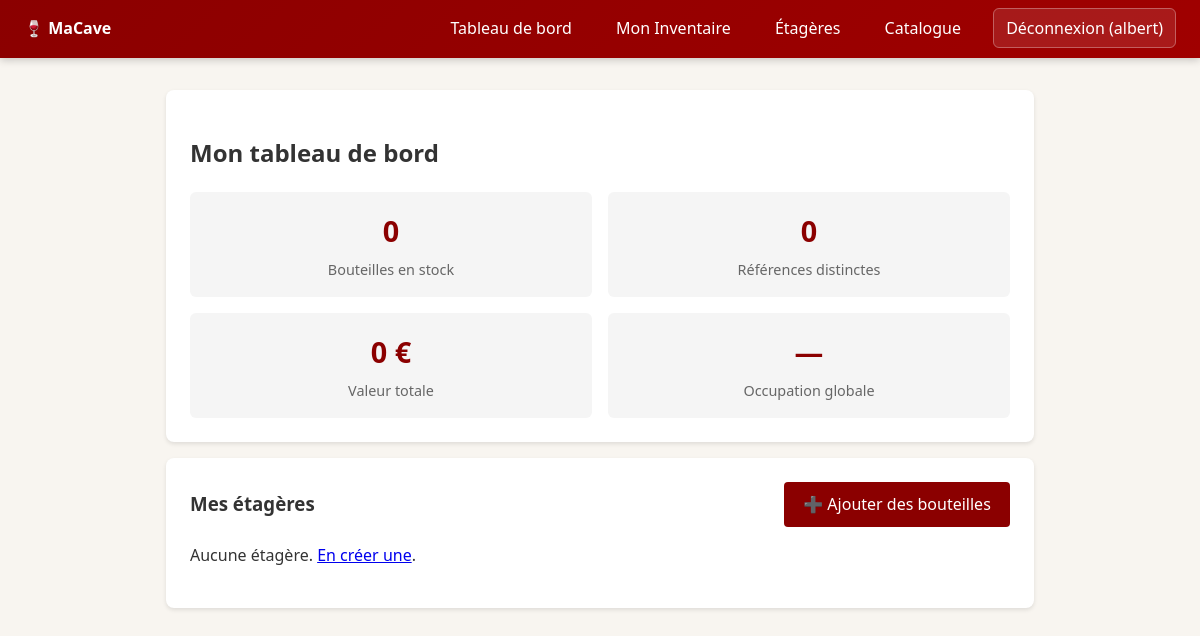
Before: /cave/dashboard (signed in) with the older database file.
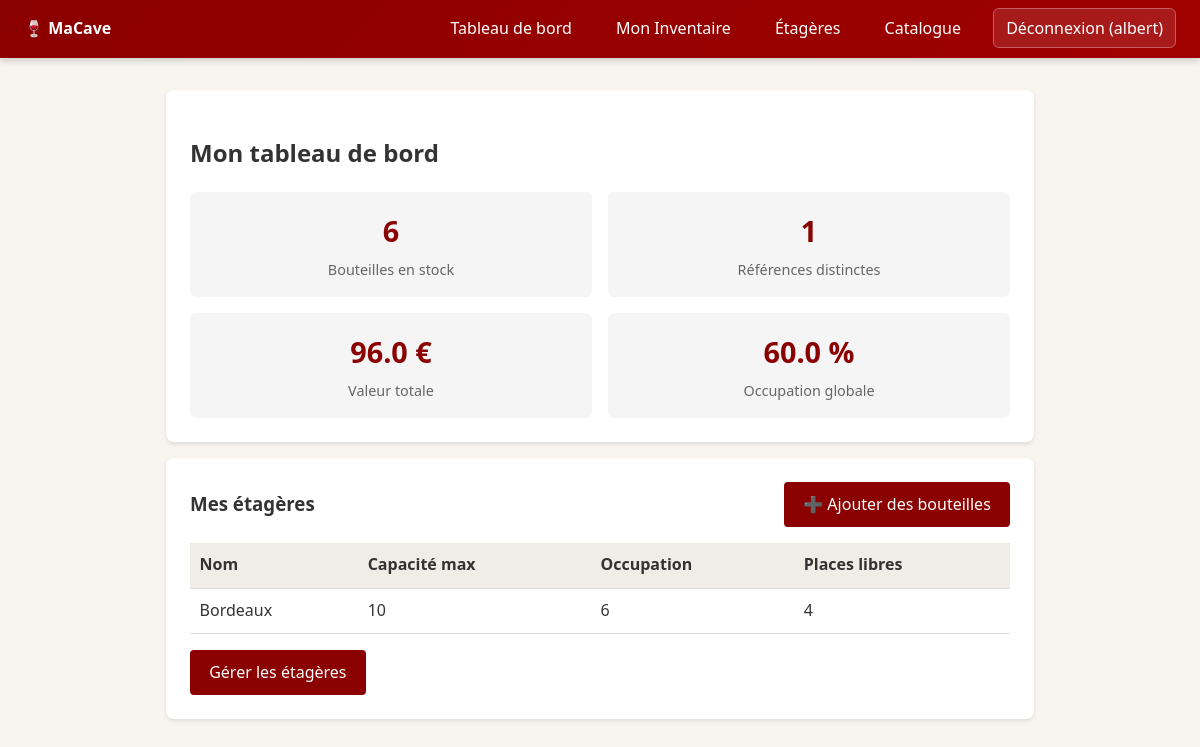
After: the same page with the newer database file.
### tables this page shows
CREATE TABLE etageres (
    id INTEGER PRIMARY KEY AUTOINCREMENT,
    cave_id INTEGER NOT NULL,
    nom TEXT NOT NULL,
    capacite_max INTEGER NOT NULL DEFAULT 0,
    UNIQUE (cave_id, nom),
    FOREIGN KEY (cave_id) REFERENCES caves(id) ON DELETE CASCADE
);

### src/macave/routes/cave_routes.py (the view)
@bp.route("/dashboard")
def dashboard():
    cave_id = _get_cave_id()
    if cave_id is None:
        flash("Aucune cave trouvée.", "warning")
        return redirect(url_for("auth.login"))
    stats = stock_service.get_cave_stats(cave_id, g.db)
    etageres = stock_service.get_etageres_by_cave(cave_id, g.db)
    for e in etageres:
        occ = g.db.execute(
            "SELECT COUNT(*) as cnt FROM bouteilles WHERE etagere_id = ? AND statut = 'en_stock'",
            (e.id,),
        ).fetchone()["cnt"]
        e._occupation = occ
    return render_template(
        "cave/dashboard.html", stats=stats, etageres=etageres
    )

### src/macave/db.py (called while the page is built)
    def __enter__(self) -> sqlite3.Connection:
        self._connection = sqlite3.connect(self.db_path)
        self._connection.row_factory = sqlite3.Row
        self._connection.execute("PRAGMA foreign_keys = ON")
        return self._connection

### src/macave/routes/cave_routes.py (called while the page is built)
def _get_cave_id() -> int | None:
    if g.user is None:
        return None
    row = g.db.execute(
        "SELECT id FROM caves WHERE utilisateur_id = ?", (g.user.id,)
    ).fetchone()
    return row["id"] if row else None

### src/macave/services/auth_service.py (called while the page is built)
def get_user_by_id(user_id: int, conn: sqlite3.Connection) -> Utilisateur | None:
    row = conn.execute(
        "SELECT id, username, email, password_hash FROM utilisateurs WHERE id = ?",
        (user_id,),
    ).fetchone()
    if row is None:
        return None
    return Utilisateur(
        id=row["id"],
        username=row["username"],
        email=row["email"],
        password_hash=row["password_hash"],
    )

### src/macave/templates/cave/dashboard.html (shortened to what this page needs)
{% extends 'base.html' %}
{% block content %}
<div class="card">
  <h2>Mon tableau de bord</h2>
  <div class="grid-2" style="margin-top: 1rem;">
    <div class="stat-box">
      <div class="value">{{ stats.nb_bouteilles }}</div>
      <div class="label">Bouteilles en stock</div>
    </div>
    <div class="stat-box">
      <div class="value">{{ stats.nb_references }}</div>
      <div class="label">Références distinctes</div>
    </div>
    <div class="stat-box">
      <div class="value">{{ stats.valeur_totale }} €</div>
      <div class="label">Valeur totale</div>
    </div>
    <div class="stat-box">
      <div class="value">
        {% if stats.occupation_globale is not none %}
          {{ "%.1f"|format(stats.occupation_globale) }} %
        {% else %}
          —
        {% endif %}
      </div>
      <div class="label">Occupation globale</div>
    </div>
  </div>
</div>
<div class="card">
  <div class="header-with-action">
    <h3>Mes étagères</h3>
    <a href="{{ url_for('cave.ajouter_bouteilles') }}" class="btn">➕ Ajouter des bouteilles</a>
  </div>
  {% if etageres %}
    <table>
      <thead>
        <tr><th>Nom</th><th>Capacité max</th><th>Occupation</th><th>Places libres</th></tr>
      </thead>
      <tbody>
        {% for e in etageres %}
        <tr>
          <td>{{ e.nom }}</td>
          <td>{{ e.capacite_max }}</td>
          <td>{{ e._occupation }}</td>
          <td>{{ e.capacite_max - e._occupation }}</td>
        </tr>
        {% endfor %}
      </tbody>
    </table>
    <div style="margin-top: 1rem;">
      <a href="{{ url_for('cave.etageres') }}" class="btn">Gérer les étagères</a>
    </div>
  {% else %}
    <p>Aucune étagère. <a href="{{ url_for('cave.etageres') }}">En créer une</a>.</p>
  {% endif %}
</div>
{% endblock %}

Changed rows visible on the page:
added etageres: nom "Bordeaux", capacite_max "10", _occupation "6", e.capacite_max-e._occupation "4"
Other visible differences:
{{ stats.nb_bouteilles }}: "0" → "6"
{{ stats.nb_references }}: "0" → "1"
{{ stats.valeur_totale }}: "0" → "96.0"
{{ "%.1f"|format(stats.occupation_globale) }}: (not shown) → "60.0"
text no longer shown: "— Aucune étagère. En créer une ."
text now shown: "% Nom Capacité max Occupation Places libres Gérer les étagères"
